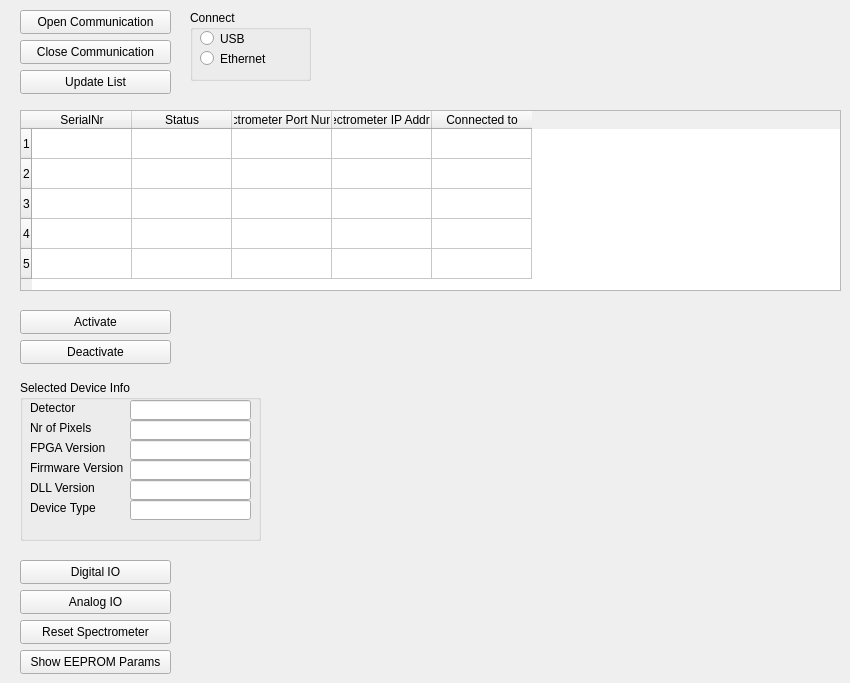
    <widget class="QWidget" name="CommunicationTab">
     <attribute name="title">
      <string>Communication</string>
     </attribute>
     <widget class="QGroupBox" name="groupBox_6">
      <property name="geometry">
       <rect>
        <x>20</x>
        <y>380</y>
        <width>241</width>
        <height>161</height>
       </rect>
      </property>
      <property name="title">
       <string>Selected Device Info</string>
      </property>
      <widget class="QLineEdit" name="DetectorEdt">
       <property name="geometry">
        <rect>
         <x>110</x>
         <y>20</y>
         <width>121</width>
         <height>20</height>
        </rect>
       </property>
      </widget>
      <widget class="QLineEdit" name="NrPixelsEdt">
       <property name="geometry">
        <rect>
         <x>110</x>
         <y>40</y>
         <width>121</width>
         <height>20</height>
        </rect>
       </property>
      </widget>
      <widget class="QLineEdit" name="FPGAVerEdt">
       <property name="geometry">
        <rect>
         <x>110</x>
         <y>60</y>
         <width>121</width>
         <height>20</height>
        </rect>
       </property>
      </widget>
      <widget class="QLineEdit" name="FirmwareVerEdt">
       <property name="geometry">
        <rect>
         <x>110</x>
         <y>80</y>
         <width>121</width>
         <height>20</height>
        </rect>
       </property>
      </widget>
      <widget class="QLineEdit" name="DLLVerEdt">
       <property name="geometry">
        <rect>
         <x>110</x>
         <y>100</y>
         <width>121</width>
         <height>20</height>
        </rect>
       </property>
      </widget>
      <widget class="QLabel" name="label_20">
       <property name="geometry">
        <rect>
         <x>10</x>
         <y>20</y>
         <width>121</width>
         <height>16</height>
        </rect>
       </property>
       <property name="text">
        <string>Detector</string>
       </property>
      </widget>
      <widget class="QLabel" name="label_21">
       <property name="geometry">
        <rect>
         <x>10</x>
         <y>40</y>
         <width>111</width>
         <height>16</height>
        </rect>
       </property>
       <property name="text">
        <string>Nr of Pixels</string>
       </property>
      </widget>
      <widget class="QLabel" name="label_22">
       <property name="geometry">
        <rect>
         <x>10</x>
         <y>60</y>
         <width>121</width>
         <height>16</height>
        </rect>
       </property>
       <property name="text">
        <string>FPGA Version</string>
       </property>
      </widget>
      <widget class="QLabel" name="label_23">
       <property name="geometry">
        <rect>
         <x>10</x>
         <y>80</y>
         <width>121</width>
         <height>16</height>
        </rect>
       </property>
       <property name="text">
        <string>Firmware Version</string>
       </property>
      </widget>
      <widget class="QLabel" name="label_24">
       <property name="geometry">
        <rect>
         <x>10</x>
         <y>100</y>
         <width>121</width>
         <height>16</height>
        </rect>
       </property>
       <property name="text">
        <string>DLL Version</string>
       </property>
      </widget>
      <widget class="QLabel" name="label_44">
       <property name="geometry">
        <rect>
         <x>10</x>
         <y>120</y>
         <width>111</width>
         <height>16</height>
        </rect>
       </property>
       <property name="text">
        <string>Device Type</string>
       </property>
      </widget>
      <widget class="QLineEdit" name="DeviceTypeEdt">
       <property name="geometry">
        <rect>
         <x>110</x>
         <y>120</y>
         <width>121</width>
         <height>20</height>
        </rect>
       </property>
      </widget>
     </widget>
     <widget class="QPushButton" name="DeactivateBtn">
      <property name="geometry">
       <rect>
        <x>20</x>
        <y>340</y>
        <width>151</width>
        <height>24</height>
       </rect>
      </property>
      <property name="text">
       <string>Deactivate</string>
      </property>
     </widget>
     <widget class="QPushButton" name="ActivateBtn">
      <property name="geometry">
       <rect>
        <x>20</x>
        <y>310</y>
        <width>151</width>
        <height>24</height>
       </rect>
      </property>
      <property name="text">
       <string>Activate</string>
      </property>
     </widget>
     <widget class="QTableWidget" name="SpectrometerList">
      <property name="geometry">
       <rect>
        <x>20</x>
        <y>110</y>
        <width>821</width>
        <height>181</height>
       </rect>
      </property>
      <property name="rowCount">
       <number>5</number>
      </property>
      <property name="columnCount">
       <number>5</number>
      </property>
      <row/>
      <row/>
      <row/>
      <row/>
      <row/>
      <column>
       <property name="text">
        <string>SerialNr</string>
       </property>
      </column>
      <column>
       <property name="text">
        <string>Status</string>
       </property>
      </column>
      <column>
       <property name="text">
        <string>Spectrometer Port Number</string>
       </property>
      </column>
      <column>
       <property name="text">
        <string>Spectrometer IP Address</string>
       </property>
      </column>
      <column>
       <property name="text">
        <string>Connected to</string>
       </property>
      </column>
     </widget>
     <widget class="QPushButton" name="OpenCommBtn">
      <property name="geometry">
       <rect>
        <x>20</x>
        <y>10</y>
        <width>151</width>
        <height>24</height>
       </rect>
      </property>
      <property name="text">
       <string>Open Communication</string>
      </property>
     </widget>
     <widget class="QPushButton" name="UpdateListBtn">
      <property name="geometry">
       <rect>
        <x>20</x>
        <y>70</y>
        <width>151</width>
        <height>24</height>
       </rect>
      </property>
      <property name="text">
       <string>Update List</string>
      </property>
     </widget>
     <widget class="QGroupBox" name="groupBox_12">
      <property name="geometry">
       <rect>
        <x>190</x>
        <y>10</y>
        <width>121</width>
        <height>71</height>
       </rect>
      </property>
      <property name="title">
       <string>Connect</string>
      </property>
      <widget class="QRadioButton" name="ConnectUSBRBtn">
       <property name="geometry">
        <rect>
         <x>10</x>
         <y>20</y>
         <width>101</width>
         <height>17</height>
        </rect>
       </property>
       <property name="text">
        <string>USB</string>
       </property>
      </widget>
      <widget class="QRadioButton" name="ConnectEthernetRBtn">
       <property name="geometry">
        <rect>
         <x>10</x>
         <y>40</y>
         <width>101</width>
         <height>17</height>
        </rect>
       </property>
       <property name="text">
        <string>Ethernet</string>
       </property>
      </widget>
     </widget>
     <widget class="QPushButton" name="CloseCommBtn">
      <property name="geometry">
       <rect>
        <x>20</x>
        <y>40</y>
        <width>151</width>
        <height>24</height>
       </rect>
      </property>
      <property name="text">
       <string>Close Communication</string>
      </property>
     </widget>
     <widget class="QPushButton" name="DigitalIoBtn">
      <property name="geometry">
       <rect>
        <x>20</x>
        <y>560</y>
        <width>151</width>
        <height>24</height>
       </rect>
      </property>
      <property name="text">
       <string>Digital IO</string>
      </property>
     </widget>
     <widget class="QPushButton" name="AnalogIoBtn">
      <property name="geometry">
       <rect>
        <x>20</x>
        <y>590</y>
        <width>151</width>
        <height>24</height>
       </rect>
      </property>
      <property name="text">
       <string>Analog IO</string>
      </property>
     </widget>
     <widget class="QPushButton" name="ShowEepromBtn">
      <property name="geometry">
       <rect>
        <x>20</x>
        <y>650</y>
        <width>151</width>
        <height>24</height>
       </rect>
      </property>
      <property name="text">
       <string>Show EEPROM Params</string>
      </property>
     </widget>
     <widget class="QPushButton" name="ResetSpectrometerBtn">
      <property name="geometry">
       <rect>
        <x>20</x>
        <y>620</y>
        <width>151</width>
        <height>24</height>
       </rect>
      </property>
      <property name="text">
       <string>Reset Spectrometer</string>
      </property>
     </widget>
    </widget>
